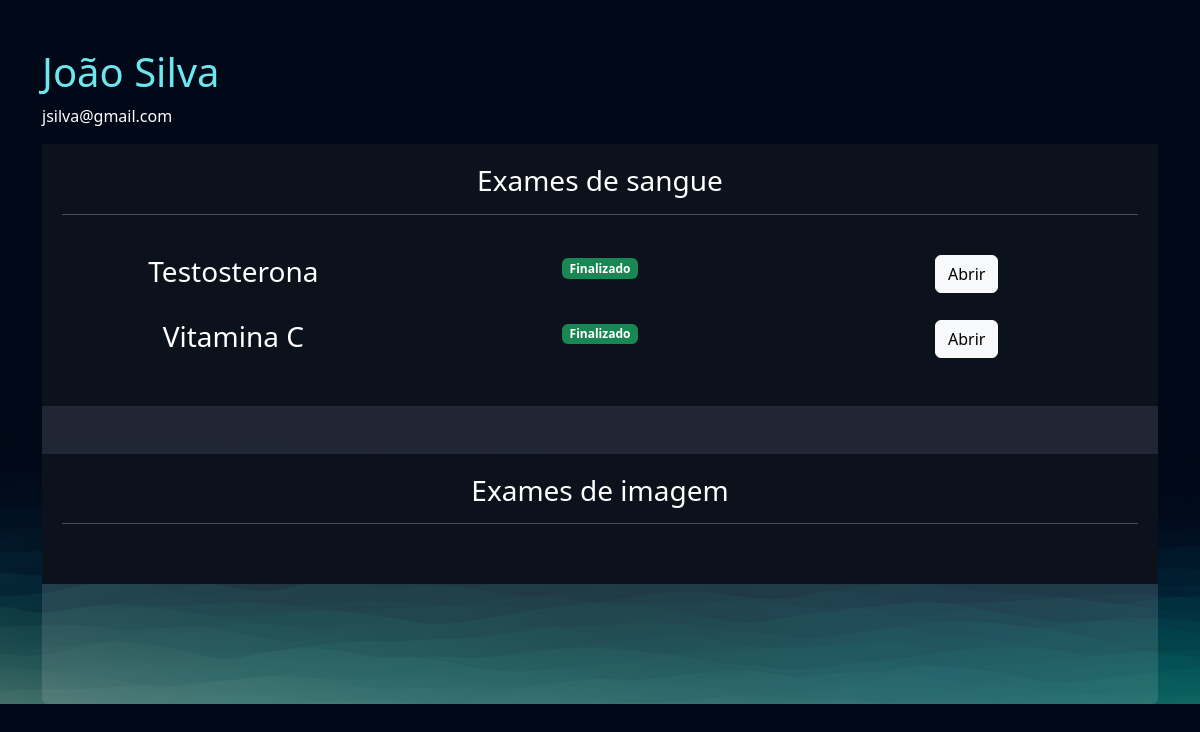
Page /empresarial/cliente/2 (signed in) on the committed database.
### exames/models.py (models this page shows, shortened)
class SolicitacaoExame(models.Model):
    choice_status = (
        ('E', 'Em análise'),
        ('F', 'Finalizado')
    )
    usuario = models.ForeignKey(User, on_delete=models.DO_NOTHING)
    exame = models.ForeignKey(TiposExames, on_delete=models.DO_NOTHING)
    status = models.CharField(max_length=2, choices=choice_status)
    resultado = models.FileField(upload_to="resultados", null=True, blank=True)
    requer_senha = models.BooleanField(default=False)
    senha = models.CharField(max_length=16, null=True, blank=True)
    def badge_template(self):
        if self.status == 'E':
            classes = 'bg-warning text-dark'
            texto = "Em analise"
        elif self.status == 'F':
            classes = 'bg-success'
            texto = "Finalizado"
        return mark_safe(f'<span class="badge {classes}">{texto}</span>')

class TiposExames(models.Model):
    tipo_choices = (
        ('I', 'Exame de imagem'),
        ('S', 'Exame de sangue')
    )
    nome = models.CharField(max_length=50)
    tipo = models.CharField(max_length=1, choices=tipo_choices)
    preco = models.FloatField()
    disponivel = models.BooleanField(default=True)
    horario_inicial = models.IntegerField()
    horario_final = models.IntegerField()

### empresarial/views.py (the view)
# urls.py: path("cliente/<int:cliente_id>", views.cliente, name="cliente"),
@staff_member_required
def cliente(request, cliente_id):
    cliente = User.objects.get(id=cliente_id)
    exames = SolicitacaoExame.objects.filter(usuario=cliente)
    return render(request, 'cliente.html', {'cliente': cliente, 'exames': exames})

### empresarial/templates/cliente.html (shortened to what this page needs)
{% extends "bases/base.html" %}
{% load static %}
{% block 'head' %}
    <link href="{% static 'exames/css/css.css' %}" rel="stylesheet">
    <link href="{% static 'exames/css/gerenciar_pedidos.css' %}" rel="stylesheet">
    <link href="{% static 'exames/css/gerenciar_exames.css' %}" rel="stylesheet">
{% endblock 'head' %}
{% block 'conteudo' %}
    <br>
    <br>
    <div class="container">
        <h3 class="font-destaque">{{cliente.get_full_name}}</h3>
        <p>{{cliente.email}}</p>
        <div class="card card-view">
            <div class="sub-card">
                <h3>Exames de sangue</h3>
                <hr>
                <br>
                {% for exame in exames  %}
                    {% if  exame.exame.tipo == 'S'%}
                        <div class="row">
                            <div class="col-md"><h3>{{exame.exame.nome}}</h3></div>
                            <div class="col-md">{{exame.badge_template}}</div>
                            <div class="col-md">
                                <a href="{% url 'exame_cliente' exame.id %}" class="btn btn-light">Abrir</a>
                            </div>
                        </div>
                        <br>
                    {% endif %}
                {% endfor %}
            </div>
            <br>
            <br>
            <div class="sub-card">
                <h3>Exames de imagem</h3>
                <hr>
                <br>
            </div>
        </div>
    </div>
{% endblock 'conteudo' %}

### templates/static/geral/css/base.css (style rules this page uses)
:root { --main-color: #151C34; --dark-color: #0C121C ; --light-color: #6DE6EE; --contrast-color: #f4c96b; --differential-color: #066668; }
* { color: white; }
.font-destaque { color: var(--light-color); font-size: 40px; }

### templates/static/exames/css/css.css (style rules this page uses)
body { background-image: url('/static/geral/img/bg2.png'); background-size: cover; }
.card { background-color: rgba(217, 217, 217, .14); color: white; padding: 15px; }

### templates/static/exames/css/gerenciar_pedidos.css (style rules this page uses)
.card-view { text-align: center; padding: 0; border: none; height: 70vh; }

### templates/static/exames/css/gerenciar_exames.css (style rules this page uses)
.sub-card { background-color: var(--dark-color); padding: 20px; }

### rows in the picture
SolicitacaoExame: exame.nome "Testosterona", badge_template "Finalizado"
SolicitacaoExame: exame.nome "Vitamina C", badge_template "Finalizado"

### other values in the picture
{{ cliente.get_full_name }} "João Silva"
{{ cliente.email }} "jsilva@gmail.com"
